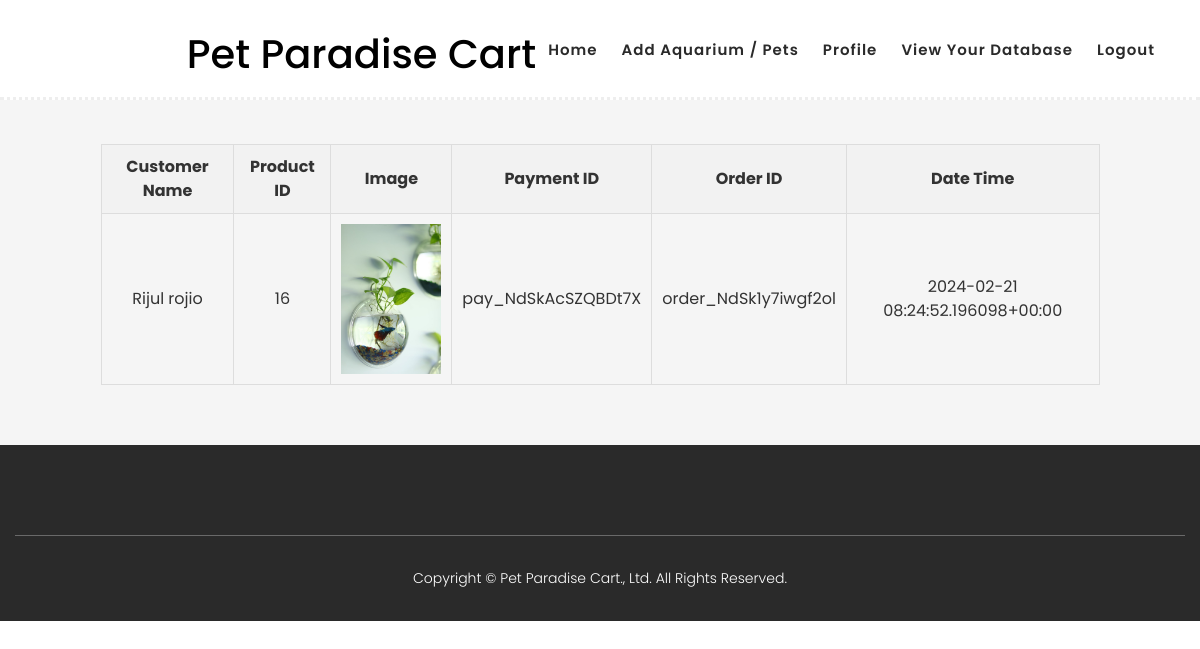
Before: /dealer_sales/ (signed in) with the older database file.
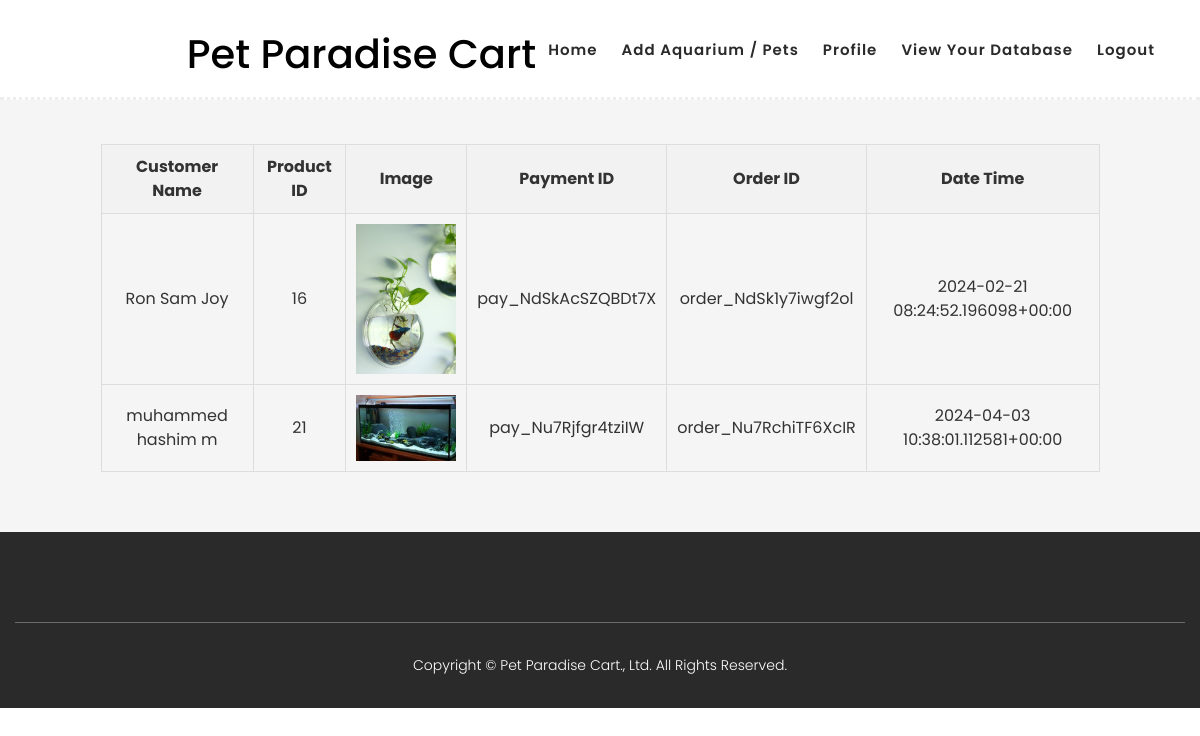
After: the same page with the newer database file.
### aapmapp/models.py (models this page shows, shortened)
class Userpayment_aquarium(models.Model):
    user      =     models.ForeignKey(dealer, on_delete=models.CASCADE,null=True,blank=True)
    cart = models.IntegerField(blank=True, null=True)
    amount = models.IntegerField(default=0)
    datetime = models.TextField(default="empty")
    order_id_data = models.TextField(default="empty")
    payment_id_data = models.TextField(default="empty")
    item = models.ForeignKey(Aquarium,on_delete=models.CASCADE, null=False)
    status = models.TextField(default="active")

class dealer(AbstractUser):
    email = models.EmailField(unique=True)
    fullname = models.TextField(max_length=100, default="")
    role = models.TextField(max_length=100, default="")

class Aquarium(models.Model):
    dealer = models.ForeignKey(dealer, on_delete=models.CASCADE)  # Add this line to create the foreign key relationship
    name = models.CharField(max_length=100)
    price = models.DecimalField(max_digits=10, decimal_places=2)
    quantity = models.PositiveIntegerField()
    location = models.CharField(max_length=100)
    description = models.TextField(max_length=30, null=True)
    image = models.ImageField(upload_to='aquarium_images/')

### aapmapp/views.py (the view)
# urls.py: path('dealer_sales/', views.dealer_sales, name='dealer_sales'),
@login_required
def dealer_sales(request):
    dealer_obj = request.user
    payments_pet = Userpayment.objects.filter(item__dealer=dealer_obj)
    payments_aquarium = Userpayment_aquarium.objects.filter(item__dealer=dealer_obj)
    context = {
        'dealer': dealer_obj,
        'payments': list(payments_pet) + list(payments_aquarium)
    }
    return render(request, 'dealer_sales.html', context)

### aapmapp/templates/dealer_sales.html (shortened to what this page needs)
{% load static %}
<!DOCTYPE html>
<html lang="en">
<head>
    <link rel="stylesheet" type="text/css" href="{% static 'aapmapp/css/bootstrap.min.css' %}">
    <link rel="stylesheet" type="text/css" href="{% static 'aapmapp/css/font-awesome.css' %}">
    <link rel="stylesheet" type="text/css" href="{% static 'aapmapp/css/project.css' %}">
    <link rel="stylesheet" type="text/css" href="{% static 'aapmapp/css/owl-carousel.css' %}">
    <link rel="stylesheet" type="text/css" href="{% static 'aapmapp/css/lightbox.css' %}">
</head>
<body>
    <header class="header-area header-sticky">
        <div class="container">
            <div class="row">
                <div class="col-12">
                    <nav class="main-nav">
                        <ul class="nav">
                            <h1>Pet Paradise Cart </h1><br>
                            <li class="scroll-to-section"><a  href="{% url 'dealer_account' %}">Home</a></li>
                            <li class="scroll-to-section"><a href="{% url 'addpets' %}">Add Aquarium / Pets</a></li>
                            <li class="scroll-to-section"><a href="{% url 'profile' %}">Profile</a></li>
                            <li class="scroll-to-section"><a href="{% url 'viewdatabase' request.user.id %}">View Your Database</a></li>
                            <li class="scroll-to-section"><a href="{% url 'logout' %}">Logout</a></li>
                        </ul>
                    </nav>
                </div>
            </div>
        </div>
    </header>
    <br><br><br><br><br><br>
    <main>
        <div class="container">
            <table>
                <thead>
                    <tr>
                        <th>Customer Name</th>
                        <th>Product ID</th>
                        <th>Image</th>
                        <th>Payment ID</th>
                        <th>Order ID</th>
                        <th>Date Time</th>
                    </tr>
                </thead>
                <tbody>
                    {% for payment in payments %}
                    <tr>
                        <td>{{ payment.user.fullname }}</td>
                        <td>{{ payment.item.id }}</td>
                        <td><img src="{{ payment.item.image.url }}" alt="{{ payment.item.name }}" class="product-img"></td>
                        <td>{{ payment.payment_id_data }}</td>
                        <td>{{ payment.order_id_data }}</td>
                        <td>{{ payment.datetime }}</td>
                    </tr>
                    {% endfor %}
                </tbody>
            </table>
        </div>
    </main>
    <footer>
        <div class="col-lg-12">
            <div class="under-footer">
                <p>Copyright © Pet Paradise Cart., Ltd. All Rights Reserved.</p>
            </div>
        </div>
    </footer>
</body>
</html>

### static/aapmapp/css/project.css (style rules this page uses)
html, body, div, span, applet, object, iframe, h1, h2, h3, h4, h5, h6, p, blockquote, div pre, a, abbr, acronym, address, big, cite, code, del, dfn, em, font, img, ins, kbd, q, s, samp, small, strike, strong, sub, sup, tt, var, b, u, i, center, dl, dt, dd, ol, ul, li, figure, header, nav, section, article, aside, footer, figcaption { margin: 0; padding: 0; border: 0; outline: 0; }
ul, li { padding: 0; margin: 0; list-style: none; }
header, nav, section, article, aside, footer, hgroup { display: block; }
* { box-sizing: border-box; }
html, body { font-family: 'Poppins', sans-serif; font-weight: 400; background-color: #fff; font-size: 16px; -ms-text-size-adjust: 100%; -webkit-font-smoothing: antialiased; -moz-osx-font-smoothing: grayscale; }
a { text-decoration: none !important; }
h1, h2, h3, h4, h5, h6 { margin-top: 0px; margin-bottom: 0px; }
ul { margin-bottom: 0px; }
p { font-size: 14px; line-height: 25px; color: #2a2a2a; }
html, body { background: #fff; font-family: 'Poppins', sans-serif; }
.header-area { border-bottom: 3px dotted #eee; box-shadow: none; background-color: #fff; position: absolute; top: 0px; left: 0px; right: 0px; z-index: 100; height: 100px; -webkit-transition: all .5s ease 0s; -moz-transition: all .5s ease 0s; -o-transition: all .5s ease 0s; transition: all .5s ease 0s; }
.header-area .main-nav { min-height: 80px; background: transparent; }
.header-area .main-nav .nav { float: right; margin-top: 30px; margin-right: 0px; background-color: transparent; -webkit-transition: all 0.3s ease 0s; -moz-transition: all 0.3s ease 0s; -o-transition: all 0.3s ease 0s; transition: all 0.3s ease 0s; position: relative; z-index: 999; }
.header-area .main-nav .nav li { padding-left: 15px; padding-right: 15px; }
.header-area .main-nav .nav li:last-child { padding-right: 0px; }
.header-area .main-nav .nav li a { display: block; font-weight: 600; font-size: 15px; color: #2a2a2a; text-transform: capitalize; -webkit-transition: all 0.3s ease 0s; -moz-transition: all 0.3s ease 0s; -o-transition: all 0.3s ease 0s; transition: all 0.3s ease 0s; height: 40px; line-height: 40px; border: transparent; letter-spacing: 1px; }
.header-area .main-nav .nav li a { color: #2a2a2a; }
.header-area.header-sticky { min-height: 80px; }
.header-area .nav { margin-top: 30px; }
@media (max-width: 1200px) { .header-area .main-nav .nav li { padding-left: 12px; padding-right: 12px; } }
@media (max-width: 1200px) { .header-area .main-nav:before { display: none; } }
@media (min-width: 767px) { .header-area .main-nav .nav { display: flex !important; } }
footer { margin-top: 60px; padding: 60px 0px 30px 0px; background-color: #2a2a2a; }
footer .under-footer { margin-top: 30px; padding-top: 30px; text-align: center; border-top: 1px solid rgba(250,250,250,0.3); }
footer .under-footer p { color: #fff; font-size: 14px; font-weight: 300; }

### aapmapp/templates/dealer_sales.html (style rules this page uses)
body { font-family: 'Poppins', sans-serif; background-color: #f5f5f5; color: #333; }
h1 { color: black; }
table { width: 90%; margin: 0 auto; border-collapse: collapse; border-spacing: 0; text-align: center; }
th, td { padding: 10px; border: 1px solid #ddd; }
th { background-color: #f2f2f2; }
img.product-img { max-width: 100px; height: auto; }

Changed rows visible on the page:
changed through a linked row, Userpayment_aquarium "pay_NdSkAcSZQBDt7X": user.fullname "Rijul rojio" → "Ron Sam Joy"
added Userpayment_aquarium: user.fullname "muhammed hashim m", item.id "21", item.image (picture), payment_id_data "pay_Nu7Rjfgr4tziIW", order_id_data "order_Nu7RchiTF6XcIR", datetime "2024-04-03 10:38:01.112581+00:00"
